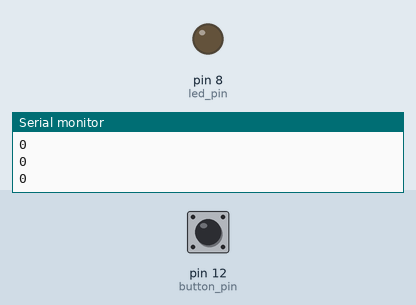
Simulated run of this sketch. Board: Arduino Uno, built with avr-gcc and run on an emulated ATmega328P. Shown: output pins drawn as LEDs (lit = HIGH), the last lines printed to the serial monitor. The test bench sets the inputs (shaded band); at power-on: pin 12 (button_pin) LOW.

Above: at 1.2 s.
1.3 s: pin 12 (button_pin) pulled HIGH for 0.15 s
At 1.8 s:
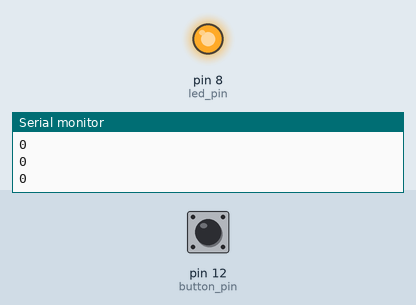
2.9 s: pin 12 (button_pin) pulled HIGH for 1 s
At 4.3 s:
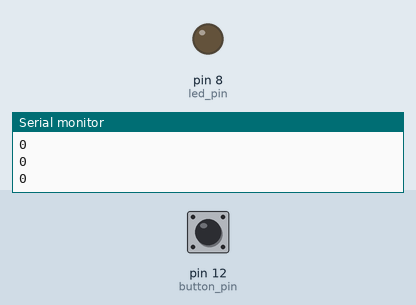
5.4 s: pin 12 (button_pin) pulled HIGH for 3.2 s
At 6.3 s:
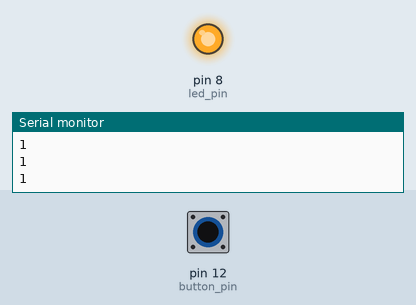
Timing chart, 0 to 8.4 s (numbered marks = the images above; inputs shaded):
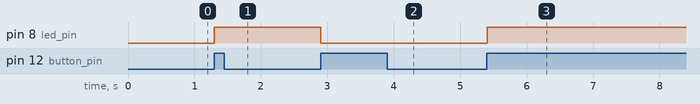

Measured:
- after the input at 1.3 s, pin 8 (led_pin): LOW → HIGH at once
- after the input at 2.9 s, pin 8 (led_pin): HIGH → LOW at once
- after the input at 5.4 s, pin 8 (led_pin): LOW → HIGH at once

The sketch:

Tutorial_28_1_Toggle_Switch_On_Release.ino
```cpp
//toggle switch - on release btn
int led_pin = 8;
int button_pin = 12;
int button_old = 1;
int button_new; //input of button (digital)
int led_state = 0; //state is set to off;
int wait = 100; //0.1 s

void setup() {
  // put your setup code here, to run once:
  pinMode(button_pin, INPUT);
  pinMode(led_pin, OUTPUT);
  Serial.begin(9600);
}

void loop() {
  // put your main code here, to run repeatedly:

  //read button_pin
  // 1 -> button up
  // 0 -> button down
  button_new = digitalRead(button_pin);
  Serial.println(button_new);
  //delay(wait);

  //toggle switch pull up resistor
  if(button_old == 0 && button_new == 1) { //switch state when button is pressed then released
    if(led_state == 0) { // if led_state = off -> turn on light
      digitalWrite(led_pin, HIGH);
      led_state = 1;
    }
    else { // if led_state = on -> turn off light
      digitalWrite(led_pin, LOW);
      led_state = 0;
    }
  }

  button_old = button_new;
  delay(wait);
}
```
